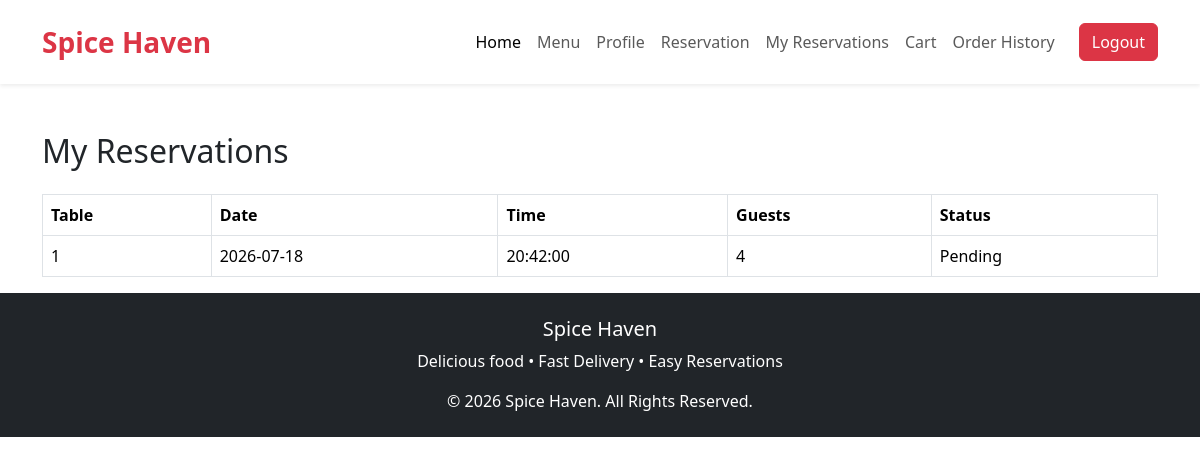
Page /customer/my_reservations.php (signed in) on the committed database.
### tables this page shows
CREATE TABLE `reservations` (
  `id` int(11) NOT NULL,
  `user_id` int(11) NOT NULL,
  `table_id` int(11) NOT NULL,
  `reservation_date` date NOT NULL,
  `reservation_time` time NOT NULL,
  `guests` int(11) NOT NULL,
  `status` varchar(20) DEFAULT 'Pending',
  `created_at` timestamp NOT NULL DEFAULT current_timestamp()
);

CREATE TABLE `tables` (
  `id` int(11) NOT NULL,
  `table_number` int(11) NOT NULL,
  `capacity` int(11) NOT NULL,
  `status` varchar(20) DEFAULT 'Available'
);

### customer/my_reservations.php (the view, shortened to what this page needs)
<?php
include("../includes/db.php");
$result=mysqli_query($conn,"
SELECT reservations.*,tables.table_number
FROM reservations
JOIN tables
ON reservations.table_id=tables.id
WHERE user_id='{$_SESSION['user_id']}'
ORDER BY id DESC");
?>
<!DOCTYPE html>
<html>
<head>
<link href="https://cdn.jsdelivr.net/npm/bootstrap@5.3.3/dist/css/bootstrap.min.css" rel="stylesheet">
</head>
<body>
<?php include("../includes/navbar.php"); ?>
<div class="container mt-5">
<h2 class="mb-4">My Reservations</h2>
<table class="table table-bordered">
<tr>
<th>Table</th>
<th>Date</th>
<th>Time</th>
<th>Guests</th>
<th>Status</th>
</tr>
<?php while($row=mysqli_fetch_assoc($result)){ ?>
<tr>
<td><?php echo $row['table_number']; ?></td>
<td><?php echo $row['reservation_date']; ?></td>
<td><?php echo $row['reservation_time']; ?></td>
<td><?php echo $row['guests']; ?></td>
<td><?php echo $row['status']; ?></td>
</tr>
<?php } ?>
</table>
</div>
<?php include("../includes/footer.php"); ?>
</body>
</html>

### rows in the picture
reservations: table.table_number "1", reservation_date "2026-07-18", reservation_time "20:42:00", guests "4", status "Pending"
